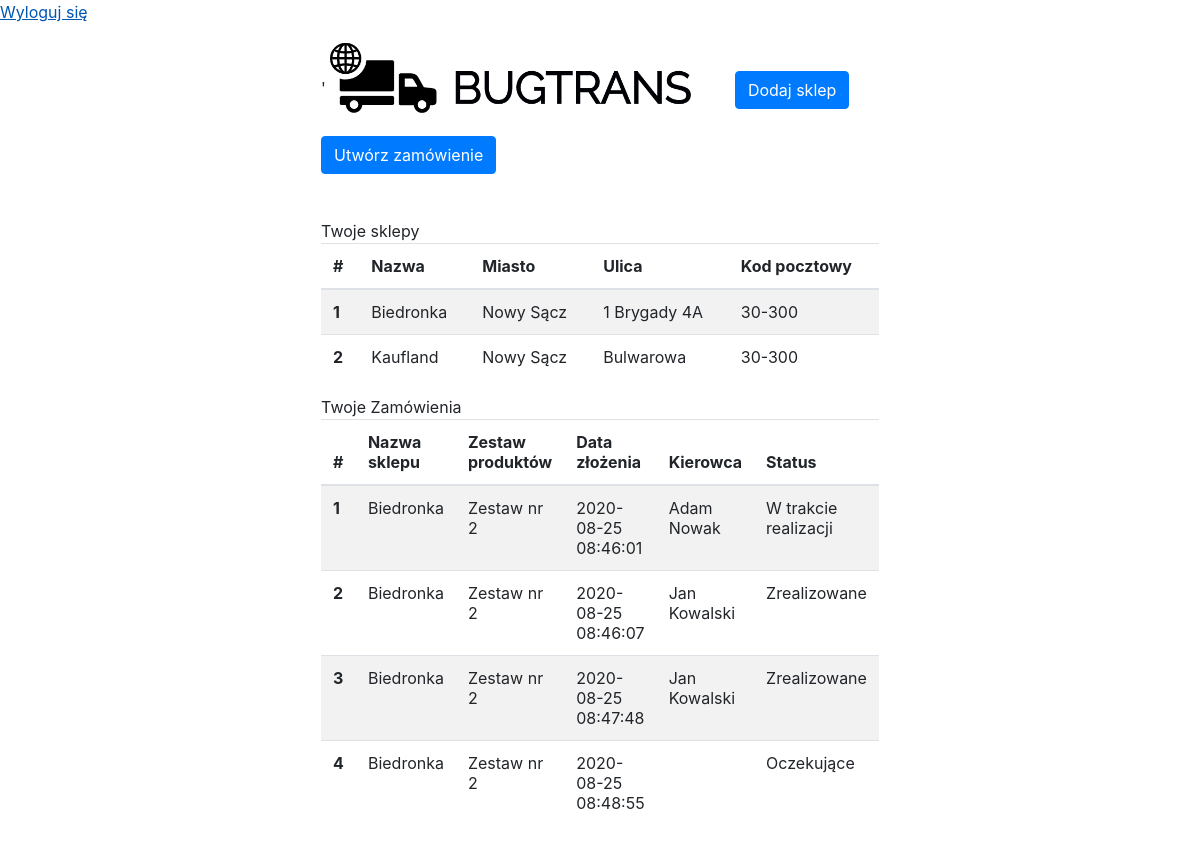
/bugtrans/panel_sklepu.php (signed in), run on the app's committed database.
### tables this page shows
CREATE TABLE `sklepy` (
  `id_sklepu` int(11) NOT NULL,
  `id_konta` int(11) NOT NULL,
  `nazwa` varchar(20) NOT NULL,
  `miasto` varchar(20) NOT NULL,
  `ulica` varchar(20) NOT NULL,
  `kod_pocztowy` varchar(20) NOT NULL
);

CREATE TABLE `zamowienia` (
  `id_zamowienia` int(11) NOT NULL,
  `id_sklepu` int(11) NOT NULL,
  `id_statusu` int(11) NOT NULL DEFAULT 1,
  `id_kierowcy` int(11) DEFAULT 1,
  `id_zestawu` int(11) NOT NULL,
  `data` timestamp NOT NULL DEFAULT current_timestamp()
);

CREATE TABLE `zestawy` (
  `id_zestawu` int(11) NOT NULL,
  `zestaw` varchar(20) NOT NULL
);

CREATE TABLE `kierowcy` (
  `id_kierowcy` int(11) NOT NULL,
  `imie` varchar(20) NOT NULL,
  `nazwisko` varchar(20) NOT NULL,
  `id_ciezarowki` int(11) DEFAULT NULL
);

CREATE TABLE `statusy` (
  `id_statusu` int(11) NOT NULL,
  `status` varchar(20) NOT NULL
);

### bugtrans/panel_sklepu.php (the view, shortened to what this page needs)
<?php
include 'connection.php';
?>
<html>
	<head>
		<link rel="stylesheet" type="text/css" href="style.css">
		<link rel="stylesheet" href="https://stackpath.bootstrapcdn.com/bootstrap/4.1.3/css/bootstrap.min.css">
    	<link rel="stylesheet" href="https://maxcdn.bootstrapcdn.com/font-awesome/4.7.0/css/font-awesome.min.css">
		<a class="logout" href="wyloguj.php">Wyloguj się</a>
	</head>
	<body>
		<div class="grid-container">
  			<div class="logo">'
  				<img src="img/logo.png">
  				<a href="panel_dodawania_sklepu.php"><button class="btn btn-primary">Dodaj sklep</button></a>
  				<a href="panel_skladania_zamowienia.php"><button class="btn btn-primary">Utwórz zamówienie</button></a>
  			</div>
  			<div class="auth_options">
          <table id="tablePreview" class="table table-striped">
  <thead>
    <tr>
      <th>#</th>
      <th>Nazwa</th>
      <th>Miasto</th>
      <th>Ulica</th>
      <th>Kod pocztowy</th>
    </tr>
  </thead>
  <tbody>
  	<?php
  		$query = "SELECT * FROM sklepy WHERE id_konta = :id_konta;";
		$wynik = $db->prepare($query);
		$wynik->bindValue(":id_konta", $_SESSION['id']);
		$wynik->execute();
		$counter = 1;
		while($result = $wynik->fetch(PDO::FETCH_ASSOC)){
			echo "<tr><th scope='row'>".$counter++."</th><td>".$result['nazwa']."</td><td>".$result['miasto']."</td><td>".$result['ulica']."</td><td>".$result['kod_pocztowy']."</td></tr>";
		}
  	?>
  </tbody>
</table>
          <table id="tablePreview" class="table table-striped">
  <thead>
    <tr>
      <th>#</th>
      <th>Nazwa sklepu</th>
      <th>Zestaw produktów</th>
      <th>Data złożenia</th>
      <th>Kierowca</th>
      <th>Status</th>
    </tr>
  </thead>
  <tbody>
    <?php
    $counter = 1;
      $q = "SELECT * FROM zamowienia INNER JOIN sklepy ON zamowienia.id_sklepu=sklepy.id_sklepu INNER JOIN zestawy ON zamowienia.id_zestawu=zestawy.id_zestawu INNER JOIN statusy ON zamowienia.id_statusu=statusy.id_statusu INNER JOIN kierowcy ON zamowienia.id_kierowcy=kierowcy.id_kierowcy WHERE id_konta = :id_konta;";
      $w = $db->prepare($q);
      $w->bindValue(":id_konta",$_SESSION['id']);
      $w->execute();
      while($r = $w->fetch(PDO::FETCH_ASSOC)){
      echo "<tr><th scope='row'>".$counter++."</th><td>".$r['nazwa']."</td><td>".$r['zestaw']."</td><td>".$r['data']."</td><td>".$r['imie']." ".$r['nazwisko']."</td><td>".$r['status']."</td></tr>";
      }
    ?>
  </tbody>
</table>
  			</div>
  			<div class="footer">
  			</div>
		</div>
	</body>
</html>

### bugtrans/style.css (style rules this page uses)
.grid-container { display: grid; grid-template-columns: 1fr 1.5fr 1fr; grid-template-rows: 0.5fr 1fr 0.2fr; gap: 1px 1px; grid-template-areas: ". logo ." ". auth_options ." ". footer ."; }
.logo { grid-area: logo; margin: auto; }
.auth_options { grid-area: auth_options; margin: auto; }
.footer { grid-area: footer; }
.logout { position: fixed; margin-top: 0px; margin-left: 0px; }

### data on the page
sklepy: nazwa "Biedronka", miasto "Nowy Sącz", ulica "1 Brygady 4A", kod_pocztowy "30-300"
sklepy: nazwa "Kaufland", miasto "Nowy Sącz", ulica "Bulwarowa", kod_pocztowy "30-300"
zamowienia: id_sklepu.nazwa "Biedronka", id_zestawu.zestaw "Zestaw nr 2", data "2020-08-25 08:46:01", id_kierowcy.imie "Adam", id_kierowcy.nazwisko "Nowak", id_statusu.status "W trakcie realizacji"
zamowienia: id_sklepu.nazwa "Biedronka", id_zestawu.zestaw "Zestaw nr 2", data "2020-08-25 08:46:07", id_kierowcy.imie "Jan", id_kierowcy.nazwisko "Kowalski", id_statusu.status "Zrealizowane"
zamowienia: id_sklepu.nazwa "Biedronka", id_zestawu.zestaw "Zestaw nr 2", data "2020-08-25 08:47:48", id_kierowcy.imie "Jan", id_kierowcy.nazwisko "Kowalski", id_statusu.status "Zrealizowane"
zamowienia: id_sklepu.nazwa "Biedronka", id_zestawu.zestaw "Zestaw nr 2", data "2020-08-25 08:48:55", id_statusu.status "Oczekujące"
